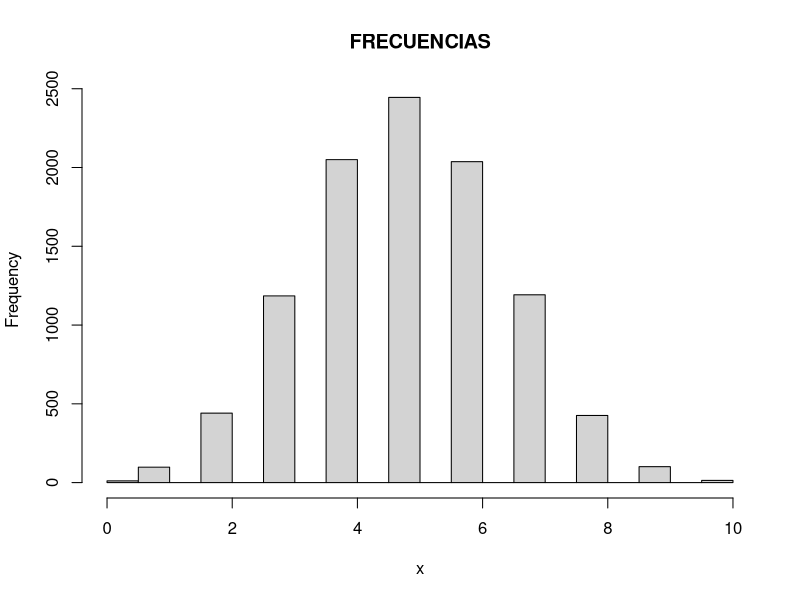
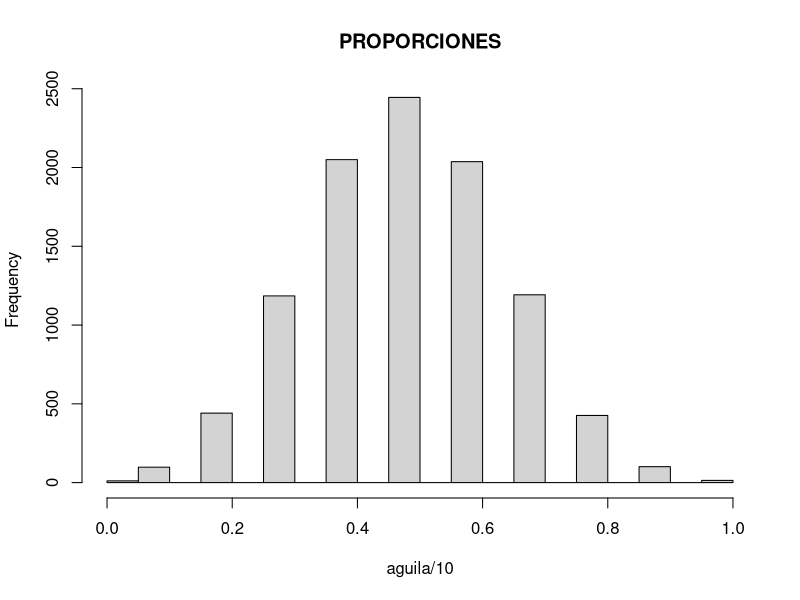
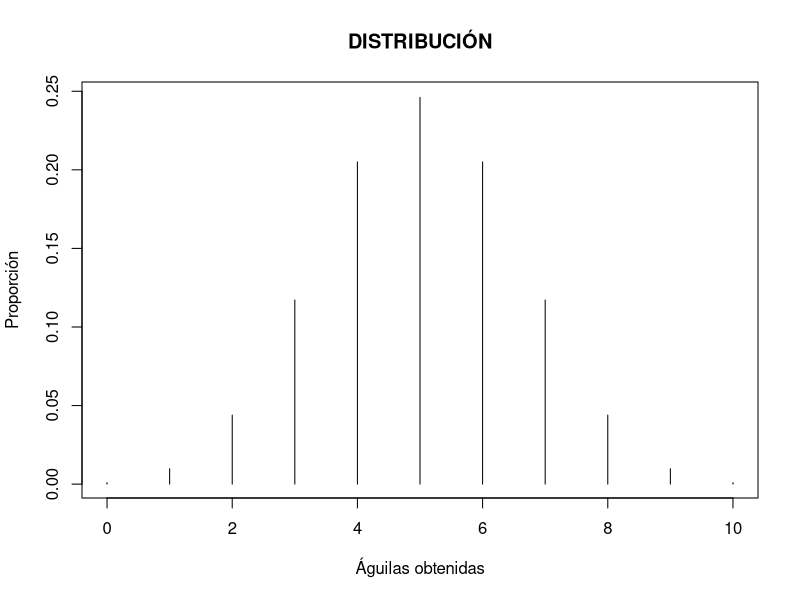
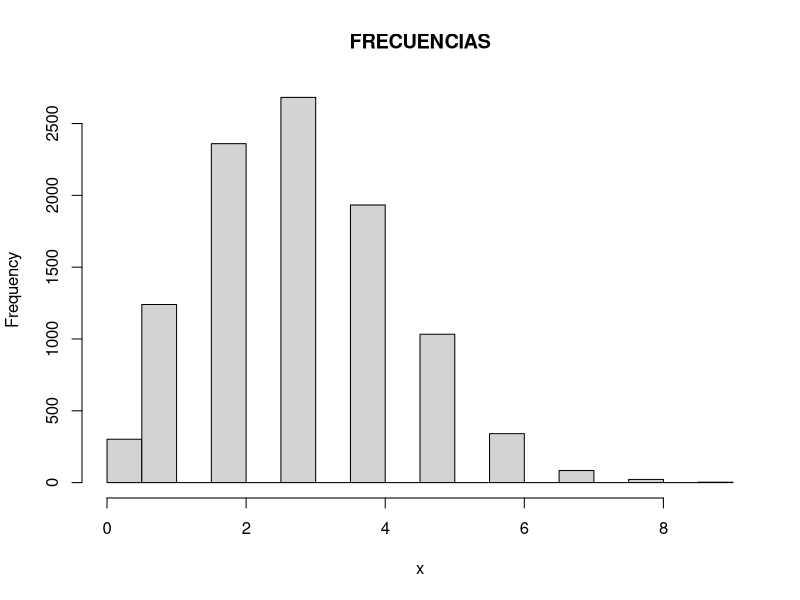
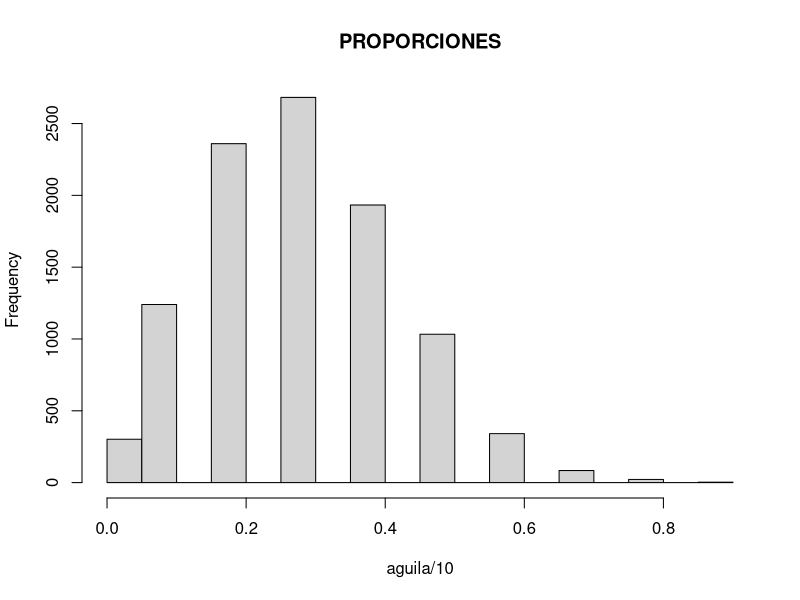
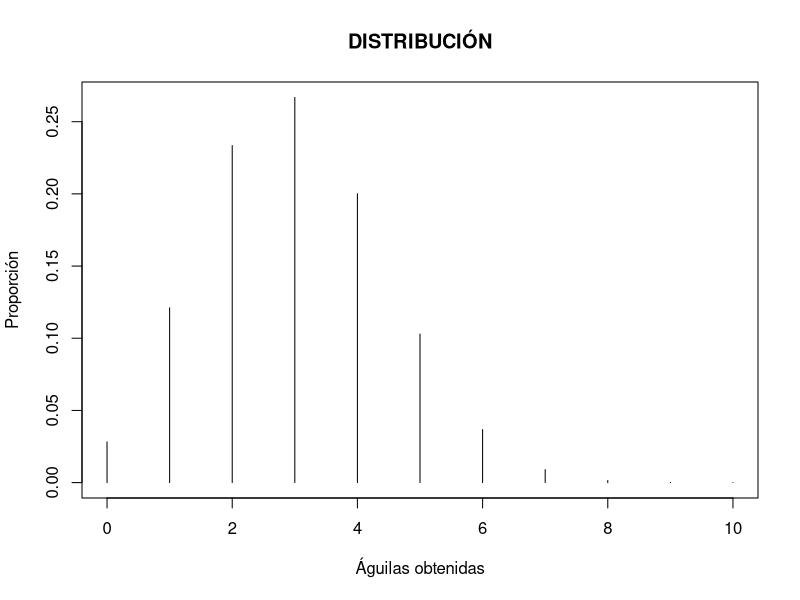

The R source for these figures, in order:
## ---- chunk 1
knitr::opts_chunk$set(echo = TRUE)
## ---- chunk 2
(set.seed(10))
# Águila =1   Sol=0      (Sólo el número de águilas que se obtiene)
moneda= c(1,0)

# Vector para guardar la cantidad de águilas
sample(moneda, 10, replace = T)
muestra = sample(moneda, 10, replace = T)       
sum(muestra)

#Repetir 10^4

aguila = c()
for(i in 1:10^4){
   
a= sum(sample(moneda, 10, replace = T))
  
aguila=c(aguila, a)

}
       
#Primeros 3 lanzamientos
print (aguila[1:3])

#Grafica de frecuencias
hist(aguila, main = "FRECUENCIAS", xlab= "x")

#Grafica de las proporciones
hist(aguila/10, main="PROPORCIONES")
## ---- chunk 3
#Gráfica de función de masa de una distribución B (10, 0.5)
x=0:10
plot(x,dbinom(x,10, 0.5),type ="h",xlab = "Águilas obtenidas", ylab ="Proporción", main = "DISTRIBUCIÓN")

## ---- chunk 4
(set.seed(10))
# Águila =1   Sol=0      (Sólo el número de águilas que se obtiene)
moneda= c(1,0)

# Vector para guardar la cantidad de águilas
sample(moneda, 10, replace = T, prob = c(0.3,0.7))
muestra = sample(moneda, 10, replace = T, prob = c(0.3,0.7))       
sum(muestra)

#Repetir 10^4

aguila = c()
for(i in 1:10^4){
  
  a= sum(sample(moneda, 10, replace = T, prob = c(0.3,0.7)))
  
  aguila=c(aguila, a)
  
}
#Primeros 3 lanzamientos
print (aguila[1:3])

#Grafica de frecuencias
hist(aguila, main = "FRECUENCIAS", xlab= "x")

#Grafica de las proporciones
hist(aguila/10, main="PROPORCIONES")

#GRAFICA DE FUNCIÓN DE MASA DE UNA DISTRIBUCIÓN B (10, 0.5)
x=0:10
plot(x,dbinom(x,10, 0.3),type ="h",xlab = "Águilas obtenidas", ylab ="Proporción", main = "DISTRIBUCIÓN")
